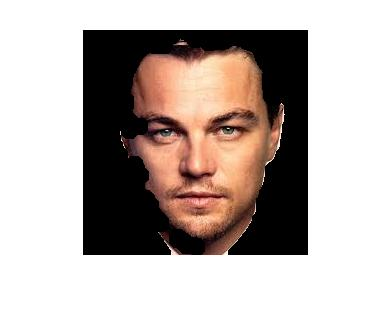
%> input picture hellllooo.jpg, 390 x 311 px
$ octave eyemap.m   (GNU Octave 9; MATLAB toolbox functions it lacks are replaced by stand-ins)
%> lines starting %> are read from the running program, lines starting %| are printed output that depends on the picture
if true
i=imread('hellllooo.jpg');
%> i is the input picture: size 311x390x3 uint8; mean R, G, B 184, 173.2, 168.3
subplot(4,4,1)
imshow(i)
title('original image');
iycbcr=rgb2ycbcr(i);
%> iycbcr: size 311x390x3 uint8; mean of channels 1, 2, 3 167.1, 124.2, 133.1
iycbcr = im2double(iycbcr);
%> iycbcr: size 311x390x3 double; mean of channels 1, 2, 3 0.655, 0.487, 0.522
subplot(4,4,2)
imshow(iycbcr)
title('YCBCR space');
y=iycbcr(:,:,1);
cb=iycbcr(:,:,2);
cr=iycbcr(:,:,3);
ccb=cb.^2;
subplot(4,4,3)
imshow(ccb)
title('CB^2');
ccr=(1-cr).^2;
subplot(4,4,4)
imshow(ccr)
title('(1-CR)^2');
cbcr=ccb./cr;
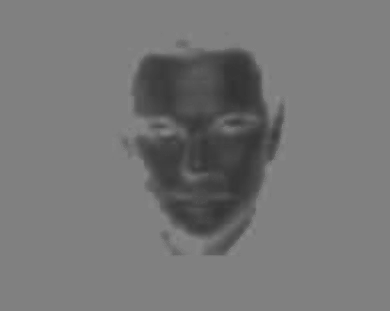
%> cbcr: size 311x390 double; min 0.198, max 0.551, mean 0.464
subplot(4,4,5)
imshow(cbcr)
title('CB/CR');
igray=rgb2gray(i);
subplot(4,4,6)
imshow(igray)
title('Gray space');
g=1./3;
l=g*ccb;
m=g*ccr;
n=g*cbcr;
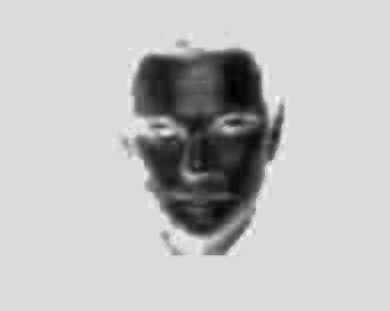
%> n: size 311x390 double; min 0.0659, max 0.184, mean 0.155; drawn with min black and max white

eyemapchr=l+m+n;
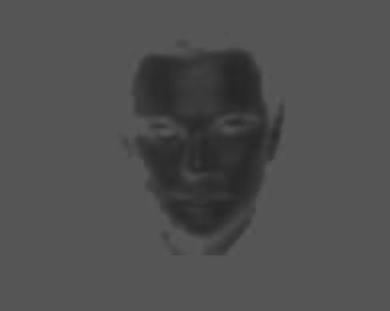
%> eyemapchr: size 311x390 double; min 0.148, max 0.361, mean 0.311
subplot(4,4,7)
imshow(eyemapchr)
title('Chrom Eyemap');
J=histeq(eyemapchr);
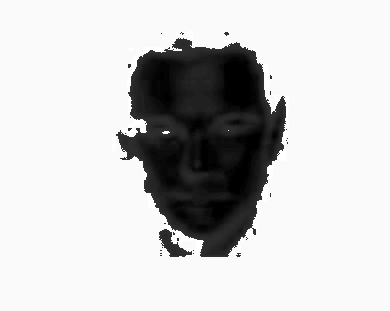
%> J: size 311x390 double; min 0, max 1, mean 0.801
subplot(4,4,8)
imshow(J)
title('Equalized image');
SE=strel('disk',9,8);
o=imdilate(igray,SE);
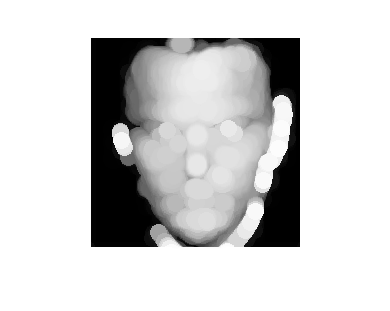
%> o: size 311x390 uint8; min 0, max 255, mean 208.5
p=1+imerode(igray,SE);
eyemaplum=o./p;
subplot(4,4,9)
imshow(eyemaplum)
title('Lum Eyemap');
 eyemapf=double(eyemapchr ).*double( eyemaplum);
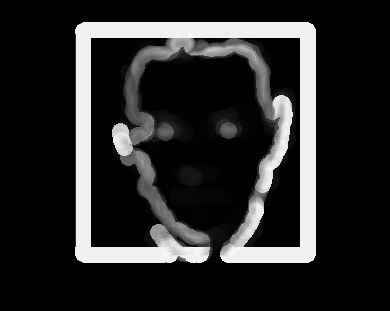
%> eyemapf: size 311x390 double; min 0, max 89.93, mean 14.3; drawn with min black and max white
 figure
 imshow(eyemapf);
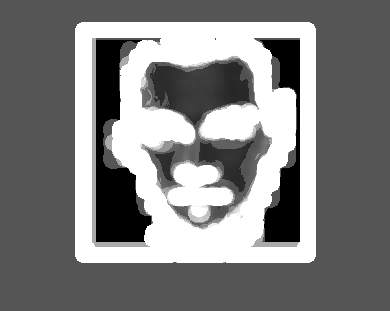
%> displayed picture: size 311x390, on the screen's scale of 0 to 255; min 0, max 255, mean 127.9
end

$ run again, with 20161223_163424.jpg copied over hellllooo.jpg
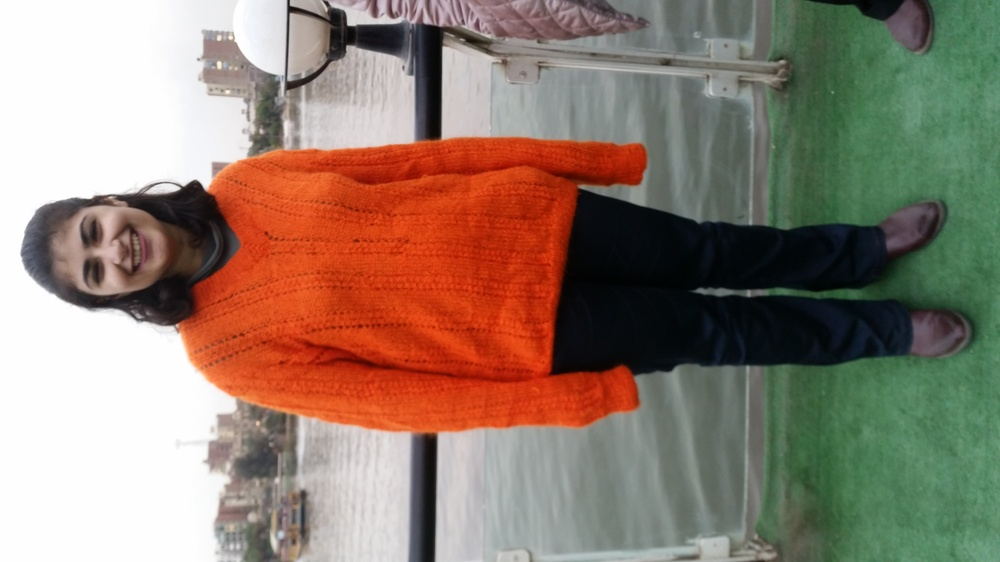
%> input picture 20161223_163424.jpg, 1000 x 562 px, shrunk from 5312 x 2988 before the run
%> i is the input picture: size 562x1000x3 uint8; mean R, G, B 145.2, 126.3, 112.1
%> `eyemaplum=o./p;`:
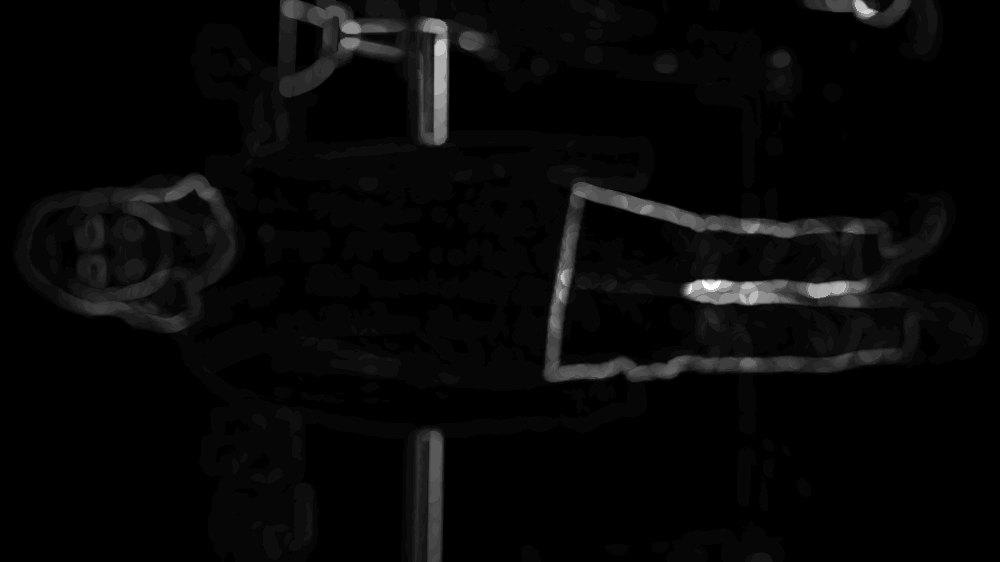
%> eyemaplum: size 562x1000 uint8; min 1, max 38, mean 2.2; drawn with min black and max white
%> `imshow(eyemapf);`:
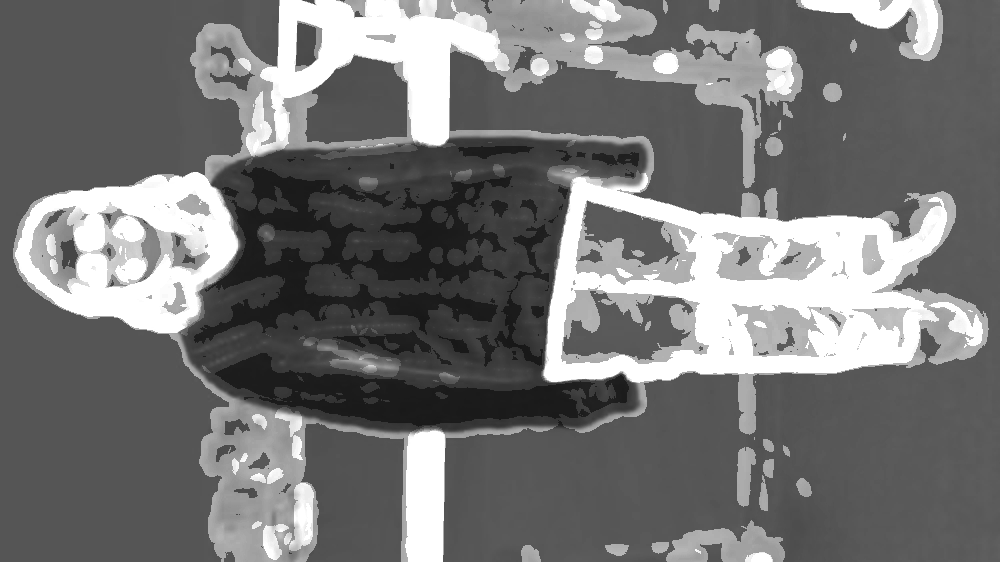
%> displayed picture: size 562x1000, on the screen's scale of 0 to 255; min 23, max 255, mean 117.1
